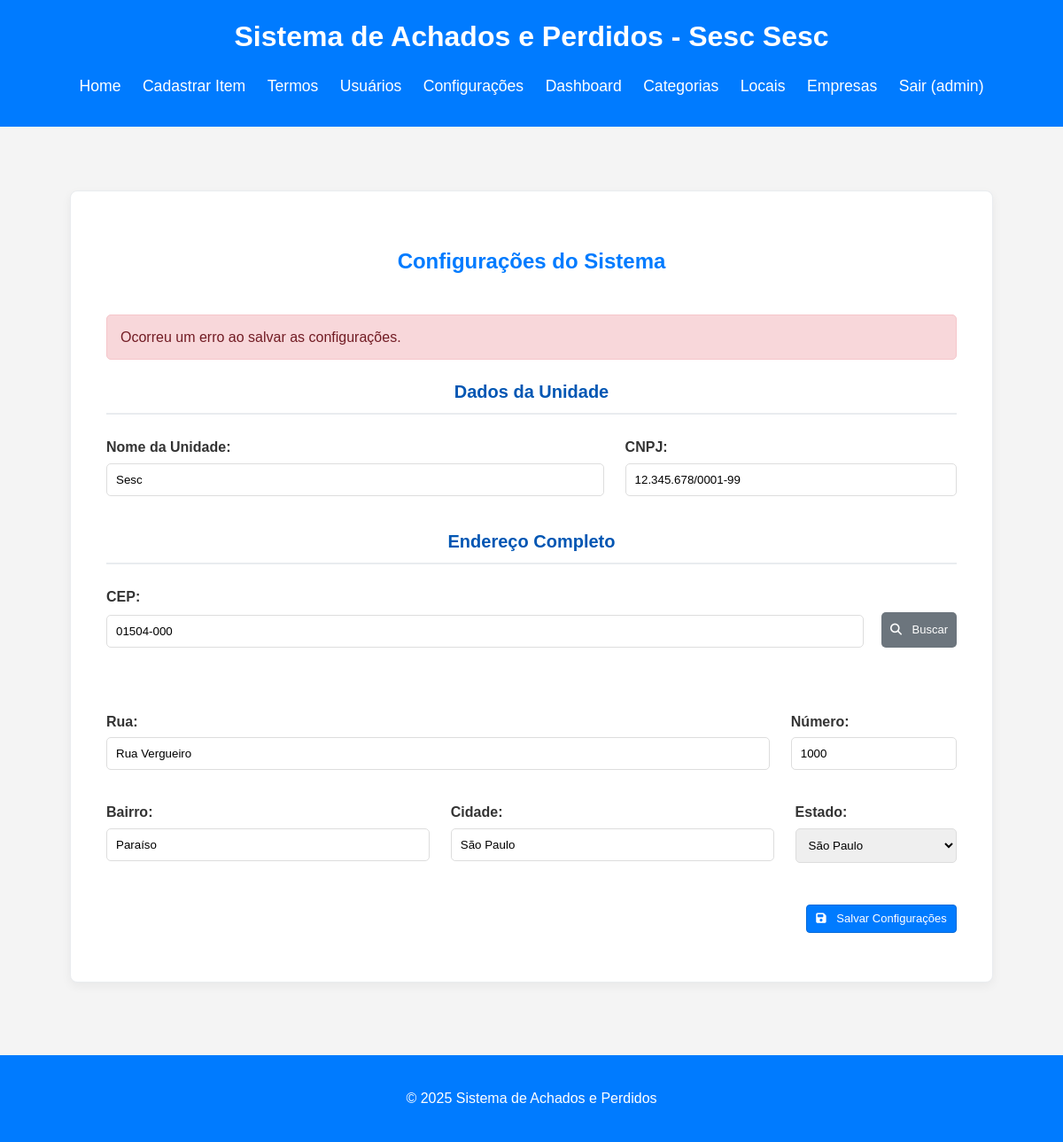
The page /admin/settings_page.php?error=invalid_request (signed in) on the database its author committed.
### tables this page shows
CREATE TABLE `settings` (
    `config_id` INT PRIMARY KEY DEFAULT 1,
    `unidade_nome` VARCHAR(255),
    `cnpj` VARCHAR(20),
    `endereco_rua` VARCHAR(255),
    `endereco_numero` VARCHAR(50),
    `endereco_bairro` VARCHAR(100),
    `endereco_cidade` VARCHAR(100),
    `endereco_estado` VARCHAR(50),
    `endereco_cep` VARCHAR(10),
    `last_updated` TIMESTAMP DEFAULT CURRENT_TIMESTAMP ON UPDATE CURRENT_TIMESTAMP,
    CONSTRAINT check_single_row CHECK (config_id = 1)
);

### src/auth.php (called while the page is built, shortened)
<?php
function is_logged_in() {
    return isset($_SESSION['user_id']);
}
function is_admin() {
    return isset($_SESSION['user_role']) &&
           ($_SESSION['user_role'] === 'admin' ||
            $_SESSION['user_role'] === 'admin-aprovador' ||
            $_SESSION['user_role'] === 'superAdmin');
}
function is_super_admin() {
    return isset($_SESSION['user_role']) && $_SESSION['user_role'] === 'superAdmin';
}
?>

### src/admin/settings_page.php (the view, shortened to what this page needs)
<?php
require_once __DIR__ . '/../auth.php';
require_once __DIR__ . '/../db_connect.php';
$brazilian_states = [
    'AC' => 'Acre', 'AL' => 'Alagoas', 'AP' => 'Amapá', 'AM' => 'Amazonas',
    'BA' => 'Bahia', 'CE' => 'Ceará', 'DF' => 'Distrito Federal', 'ES' => 'Espírito Santo',
    'GO' => 'Goiás', 'MA' => 'Maranhão', 'MT' => 'Mato Grosso', 'MS' => 'Mato Grosso do Sul',
    'MG' => 'Minas Gerais', 'PA' => 'Pará', 'PB' => 'Paraíba', 'PR' => 'Paraná',
    'PE' => 'Pernambuco', 'PI' => 'Piauí', 'RJ' => 'Rio de Janeiro', 'RN' => 'Rio Grande do Norte',
    'RS' => 'Rio Grande do Sul', 'RO' => 'Rondônia', 'RR' => 'Roraima', 'SC' => 'Santa Catarina',
    'SP' => 'São Paulo', 'SE' => 'Sergipe', 'TO' => 'Tocantins'
];
asort($brazilian_states);
function get_all_settings($conn) {
    $stmt = $conn->prepare("SELECT * FROM settings WHERE config_id = 1");
    $stmt->execute();
    $result = $stmt->get_result();
    if ($result->num_rows > 0) {
        return $result->fetch_assoc();
    }
    return [
        'unidade_nome' => '', 'cnpj' => '', 'endereco_rua' => '',
        'endereco_numero' => '', 'endereco_bairro' => '', 'endereco_cidade' => '',
        'endereco_estado' => '', 'endereco_cep' => ''
    ];
}
$current_settings = get_all_settings($conn);
if (!empty($current_settings['cnpj'])) {
    $v = preg_replace('/\D/', '', $current_settings['cnpj']);
    if (strlen($v) == 14) {
        $v = substr($v, 0, 2) . '.' . substr($v, 2, 3) . '.' . substr($v, 5, 3) . '/' . substr($v, 8, 4) . '-' . substr($v, 12, 2);
        $current_settings['cnpj'] = $v;
    }
}
if (!empty($current_settings['endereco_cep'])) {
    $v = preg_replace('/\D/', '', $current_settings['endereco_cep']);
    if (strlen($v) == 8) {
        $v = substr($v, 0, 5) . '-' . substr($v, 5, 3);
        $current_settings['endereco_cep'] = $v;
    }
}
require_once __DIR__ . '/../templates/header.php';
?>
<div class="container admin-container">
    <h2 style="text-align: center; margin-bottom: 2.5rem;">Configurações do Sistema</h2>
    <?php
    if (isset($_GET['error'])) {
        $error_message = 'Ocorreu um erro ao salvar as configurações.';
        echo '<p class="error-message">' . $error_message . '</p>';
    }
    ?>
    <form action="settings_handler.php" method="POST" class="form-admin form-modern">
        <h3>Dados da Unidade</h3>
        <div class="form-row">
            <div class="form-group_col flex-nome">
                <label for="unidade_nome">Nome da Unidade:</label>
                <input type="text" id="unidade_nome" name="unidade_nome" class="form-control" value="<?php echo htmlspecialchars($current_settings['unidade_nome'] ?? ''); ?>" maxlength="255">
            </div>
            <div class="form-group_col flex-cnpj">
                <label for="cnpj">CNPJ:</label>
                <input type="text" id="cnpj" name="cnpj" class="form-control" value="<?php echo htmlspecialchars($current_settings['cnpj'] ?? ''); ?>" maxlength="18" required>
            </div>
        </div>
        <h3>Endereço Completo</h3>
        <div class="form-row">
            <div class="form-group_col flex-cep">
                <label for="endereco_cep">CEP:</label>
                <div class="cep-group">
                    <input type="text" id="endereco_cep" name="endereco_cep" class="form-control" value="<?php echo htmlspecialchars($current_settings['endereco_cep'] ?? ''); ?>" maxlength="9">
                    <button type="button" id="search_cep_button" class="button-secondary">
                        <i class="fa-solid fa-magnifying-glass"></i> Buscar
                    </button>
                </div>
                <span id="cep_status"></span>
            </div>
        </div>
        <div class="form-row">
            <div class="form-group_col flex-rua">
                <label for="endereco_rua">Rua:</label>
                <input type="text" id="endereco_rua" name="endereco_rua" class="form-control" value="<?php echo htmlspecialchars($current_settings['endereco_rua'] ?? ''); ?>" maxlength="255">
            </div>
            <div class="form-group_col flex-numero">
                <label for="endereco_numero">Número:</label>
                <input type="text" id="endereco_numero" name="endereco_numero" class="form-control" value="<?php echo htmlspecialchars($current_settings['endereco_numero'] ?? ''); ?>" maxlength="10">
            </div>
        </div>
        <div class="form-row">
            <div class="form-group_col flex-bairro">
                <label for="endereco_bairro">Bairro:</label>
                <input type="text" id="endereco_bairro" name="endereco_bairro" class="form-control" value="<?php echo htmlspecialchars($current_settings['endereco_bairro'] ?? ''); ?>" maxlength="100">
            </div>
            <div class="form-group_col flex-cidade">
                <label for="endereco_cidade">Cidade:</label>
                <input type="text" id="endereco_cidade" name="endereco_cidade" class="form-control" value="<?php echo htmlspecialchars($current_settings['endereco_cidade'] ?? ''); ?>" maxlength="100">
            </div>
            <div class="form-group_col flex-estado">
                <label for="endereco_estado">Estado:</label>
                <select id="endereco_estado" name="endereco_estado" class="form-control">
                    <?php foreach ($brazilian_states as $uf => $state_name): ?>
                        <option value="<?php echo $uf; ?>" <?php if (($current_settings['endereco_estado'] ?? '') === $uf) echo 'selected'; ?>>
                            <?php echo htmlspecialchars($state_name); ?>
                        </option>
                    <?php endforeach; ?>
                </select>
            </div>
        </div>
        <div class="form-action-buttons-group">
            <button type="submit" class="button-primary">
                <i class="fa-solid fa-floppy-disk"></i> Salvar Configurações
            </button>
        </div>
    </form>
</div>
<?php
require_once __DIR__ . '/../templates/footer.php';
?>

### src/templates/header.php (shortened to what this page needs)
<?php
$db_specific_unidade_nome = '';
if (isset($conn) && $conn instanceof mysqli) {
    $stmt_settings = $conn->prepare("SELECT unidade_nome FROM settings WHERE config_id = 1");
    if ($stmt_settings) {
        $stmt_settings->execute();
        $result_settings = $stmt_settings->get_result();
        if ($result_settings->num_rows > 0) {
            $row_settings = $result_settings->fetch_assoc();
            if (!empty(trim($row_settings['unidade_nome'] ?? ''))) {
                $db_specific_unidade_nome = htmlspecialchars(trim($row_settings['unidade_nome'] ?? ''));
            }
        }
    } else {
        error_log("Failed to prepare statement for settings in header: " . $conn->error);
    }
} else {
    error_log("Database connection not available in header.php or not a mysqli object.");
}
$base_site_title = "Sistema de Achados e Perdidos";
$display_h1_title = $base_site_title;
if (!empty($db_specific_unidade_nome)) {
    $suffix = " - Sesc " . $db_specific_unidade_nome;
    $display_h1_title .= $suffix;
}
$is_index_page = basename($_SERVER['PHP_SELF']) == 'index.php';
$h1_with_trigger = str_replace('Achados', '<span id="easter-egg-trigger">Achados</span>', $display_h1_title);
?>
<!DOCTYPE html>
<html lang="pt-br">
<head>
    <link rel="stylesheet" href="/style.css">
    <link href="https://cdn.jsdelivr.net/npm/select2@4.1.0-rc.0/dist/css/select2.min.css" rel="stylesheet" />
    <link rel="stylesheet" href="https://cdnjs.cloudflare.com/ajax/libs/font-awesome/6.5.2/css/all.min.css">
</head>
<body>
    <header>
        <h1><?php echo $h1_with_trigger; ?></h1>
        <nav>
            <ul>
                <?php if (!$is_index_page): ?>
                    <li><a href="/home.php">Home</a></li>
                    <li><a href="/register_item_page.php">Cadastrar Item</a></li>
                    <li><a href="/manage_terms.php">Termos</a></li>
                <?php endif; ?>
                <?php if (is_super_admin()): ?>
                    <li><a href="/admin/manage_users.php">Usuários</a></li>
                    <li><a href="/admin/settings_page.php">Configurações</a></li>
                <?php endif; ?>
                <?php if (is_admin()): ?>
                    <li><a href="/admin/dashboard.php">Dashboard</a></li>
                    <li><a href="/admin/manage_categories.php">Categorias</a></li>
                    <li><a href="/admin/manage_locations.php">Locais</a></li>
                    <li><a href="/admin/manage_companies_page.php">Empresas</a></li>
                <?php endif; ?>
                <?php if (is_logged_in()): ?>
                    <li><a href="/logout_handler.php">Sair (<?php echo htmlspecialchars($_SESSION['username'] ?? 'Usuário'); ?>)</a></li>
                <?php else: ?>
                    <?php if (!$is_index_page): ?>
                        <li><a href="/index.php">Login</a></li>
                    <?php endif; ?>
                <?php endif; ?>
            </ul>
        </nav>
    </header>
    <main>

### src/templates/header.php (style rules this page uses)
header { user-select: none; }
#easter-egg-trigger { cursor: default; }

### src/admin/settings_page.php (style rules this page uses)
.admin-container { max-width: 1024px; margin: 2rem auto; background-color: #fff; border: 1px solid #e9ecef; border-radius: 8px; padding: 2.5rem; box-shadow: 0 4px 12px rgba(0, 0, 0, 0.05); }
.admin-container h3 { color: #0056b3; padding-bottom: 0.5rem; border-bottom: 2px solid #e9ecef; margin-bottom: 1.5rem; margin-top: 1rem; font-size: 1.25rem; }
.admin-container h3:first-of-type { margin-top: 0; }
.form-modern .form-row { display: flex; flex-wrap: wrap; gap: 24px; margin-bottom: 1.25rem; }
.form-modern .form-group_col { display: flex; flex-direction: column; flex-grow: 1; }
.form-row .flex-nome { flex: 3; }
.form-row .flex-cnpj { flex: 2; }
.form-row .flex-cep { flex: 2; }
.form-row .flex-rua { flex: 4; }
.form-row .flex-numero { flex: 1; }
.form-row .flex-bairro { flex: 2; }
.form-row .flex-cidade { flex: 2; }
.form-row .flex-estado { flex: 1; }
.cep-group { display: flex; align-items: flex-end; gap: 10px; }
.cep-group .form-control { flex-grow: 1; }
.cep-group button { flex-shrink: 0; height: 40px; display: inline-flex; align-items: center; }
#cep_status { font-size: 0.85em; color: #6c757d; height: 1.2em; display: block; margin-top: 4px; }
.cep-group button i, .form-action-buttons-group button i { margin-right: 8px; }
.form-action-buttons-group { display: flex; justify-content: flex-end; margin-top: 2rem; }

### rows shown on the page
settings: unidade_nome "Sistema de Achados e Perdidos - Sesc Sesc", unidade_nome "Sesc", cnpj "12.345.678/0001-99", endereco_cep "01504-000", endereco_rua "Rua Vergueiro", endereco_numero "1000", endereco_bairro "Paraíso", endereco_cidade "São Paulo", endereco_estado "São Paulo"

### other values the page prints
$_SESSION['username'] "admin"
$error_message "Ocorreu um erro ao salvar as configurações."
